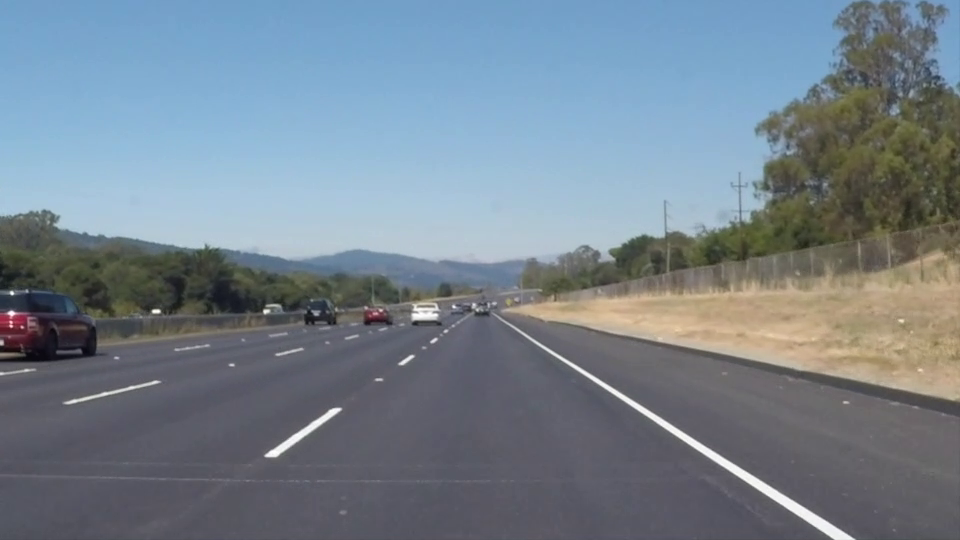
#> input picture frame 22 of test_videos/project_video01.mp4, 960 x 540 px, given in place of project_video02.mp4, which was not available
$ python videos_main.py
#> lines starting #> are read from the running program, lines starting #| are printed output that depends on the picture; after the words box and inside, x2 and y2 are one past the last pixel; in counts of white or black regions, pixels touching at a corner belong together; pictures that were not available may be replaced by others from this repository, and a replacement may not be noted
### Functions/ImageProcessing.py
import numpy
import cv2

def image_thresholding(Img, srcImgName = None):
    """
    Creates a tresholded binary image using Canny

    params:
        srcImgName - if given a value,
        thresholded image will be saved in output/.

    returns:
        treshBinImg
    """

    # converte image to grayscale
    gray = cv2.cvtColor(Img, cv2.COLOR_RGB2GRAY)

    # reduce noise
    blur = cv2.GaussianBlur(gray,(5,5), 1)

    # apply canny
    treshBinImg = cv2.Canny(blur, 50, 180)

    # save the final result if needed
    if srcImgName is not None:
        cv2.imwrite('output/thresholded_' + srcImgName, treshBinImg)

    return treshBinImg


def image_perspective(Img, srcImgName = None):
    """
    Changes the perspective into birds-eye view and returns it

    params:
        srcImgName - if given a value,
        image with changed perspective will be saved in output/.

    returns:
        transformedImg
    """

    # region of interest is handpicked with this coordinates
    topL = (560, 450)
    topR = (750, 450)
    botL = (0, 720)
    botR = (1280, 720)

    cord1 = numpy.float32([topL, botL, topR, botR])
    cord2 = numpy.float32([[0,0], [0,720], [1280, 0], [1280, 720]])

    # matrix for normal -> birds-eye
    matrix = cv2.getPerspectiveTransform(cord1, cord2)

    # transform perspective of an image using matrix
    transformedImg = cv2.warpPerspective(Img, matrix, (1280, 720))

    # save the final result if needed
    if srcImgName is not None:
        cv2.imwrite('output/birds-eye_' + srcImgName, transformedImg)

    return transformedImg


### Functions/LaneIdentifying.py
import numpy
import cv2

def lane_identifying(Img, srcImgName = None):
    """
    Identify lane-line pixels using the sliding window technique

    params:
        srcImgName - if given a value,
        image with sliding window will be saved in output/.

    returns:
        LeftX, RightX, LeftY, RightY
    """

    windowSize = 10
    windowWidth = 50
    Y = 720

    copyImg = Img.copy()

    # get histogram of the picture
    histogramVal = numpy.sum(Img[Img.shape[0]//2:, :], axis=0)

    # find the middle point, left and right high peaks
    midpoint = int(histogramVal.shape[0]/2)
    left_base = numpy.argmax(histogramVal[:midpoint])
    right_base = numpy.argmax(histogramVal[midpoint:]) + midpoint

    # list to save coordinates
    LeftX = []
    LeftY = []
    RightX = []
    RightY = []

    # starting from bottom of the picture (720 pix) and moving up by window size (10 pix)
    while Y > 0:

        # left lane
        img = copyImg[Y-windowSize:Y, left_base-windowWidth:left_base+windowWidth]
        contours, _ = cv2.findContours(img, cv2.RETR_EXTERNAL, cv2.CHAIN_APPROX_SIMPLE)
        for contour in contours:
            M = cv2.moments(contour)
            if M["m00"] != 0:
                cx = int(M["m10"]/M["m00"])
                left_base = left_base - windowWidth + cx

        # right lane
        img = copyImg[Y-windowSize:Y, right_base-windowWidth:right_base+windowWidth]
        contours, _ = cv2.findContours(img, cv2.RETR_TREE, cv2.CHAIN_APPROX_SIMPLE)
        for contour in contours:
            M = cv2.moments(contour)
            if M["m00"] != 0:
                cx = int(M["m10"]/M["m00"])
                right_base = right_base - windowWidth + cx

        # save the results as rectangles on the picture, and as coordinates
        cv2.rectangle(copyImg, (left_base-windowWidth, Y), (left_base+windowWidth, Y-windowSize), (255,255,255), 2)
        LeftX.append(left_base)
        LeftY.append(Y)
        cv2.rectangle(copyImg, (right_base-windowWidth, Y), (right_base+windowWidth, Y-windowSize), (255,255,255), 2)
        RightX.append(right_base)
        RightY.append(Y)

        Y -= windowSize

    # save the final result if needed
    if srcImgName is not None:
        cv2.imwrite('output/identified_' + srcImgName, copyImg)

    return LeftX, RightX, LeftY, RightY


### videos_main.py
import Functions.CameraCalibration as correc
import Functions.ImageProcessing as procc
import Functions.LaneIdentifying as idden
import Functions.VehicleCalculations as vehhic
import numpy
import cv2


if __name__=="__main__":

    cap = cv2.VideoCapture('test_videos/project_video02.mp4')

    prevL=None
    prevR=None

    while cap.isOpened():
        ret, img = cap.read()
#> img is the input picture: shape (540, 960, 3); mean B, G, R 141.9, 130.7, 117.7
        if not ret: break

        # 1. Distortion correction
        # load calibrated camera parameters
        calibration = numpy.load('calib.npz')
#> (reads calib.npz from the repository)
        mtx = calibration['mtx']
        dist = calibration['dist']
        rvecs = calibration['rvecs']
        tvecs = calibration['tvecs']

        # load one of the original distorted images
        img = cv2.resize(img, (1280, 720))
#> img: shape (720, 1280, 3)
        h, w = img.shape[:2]
#> h = 720; w = 1280

        # obtain the new camera matrix
        newcameraMtx, roi = cv2.getOptimalNewCameraMatrix(mtx, dist, (w, h), 1, (w, h))
#> roi = (45, 55, 1203, 621)

        # undistort the original image
        undistortedImg = cv2.undistort(img, mtx, dist, None, newcameraMtx)
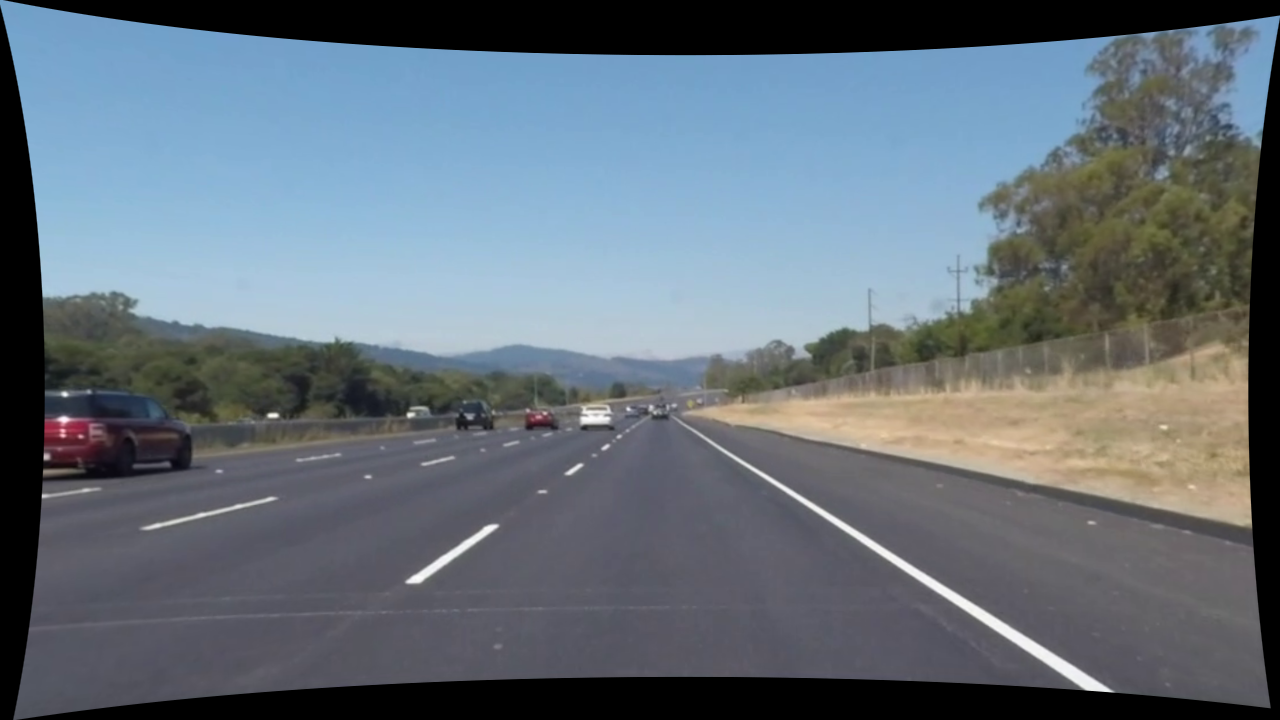
#> undistortedImg: shape (720, 1280, 3); mean B, G, R 121.1, 111.4, 100.2

        # 2. Thresholded binary image
        treshBinImg = procc.image_thresholding(undistortedImg)
#> in image_thresholding, `gray = cv2.cvtColor(Img, cv2.COLOR_RGB2GRAY)`:
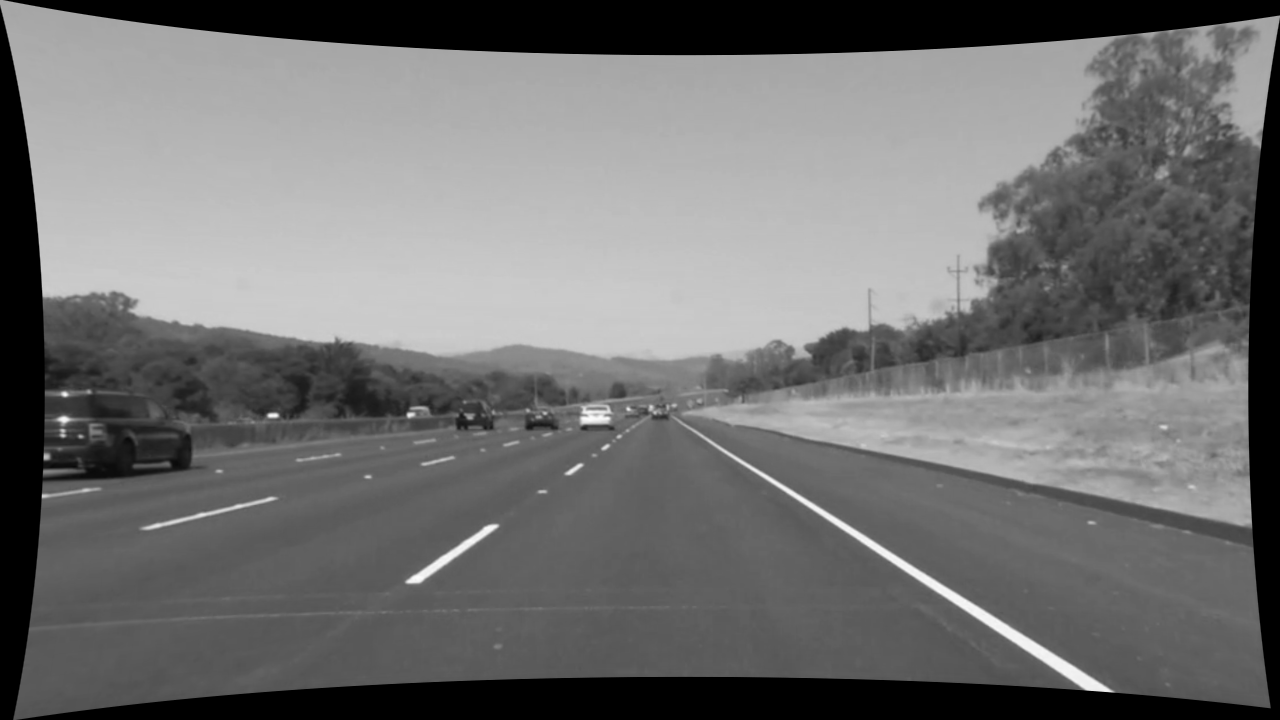
#> gray: shape (720, 1280); min 0, max 253, mean 113.1
#> in image_thresholding, `treshBinImg = cv2.Canny(blur, 50, 180)`:
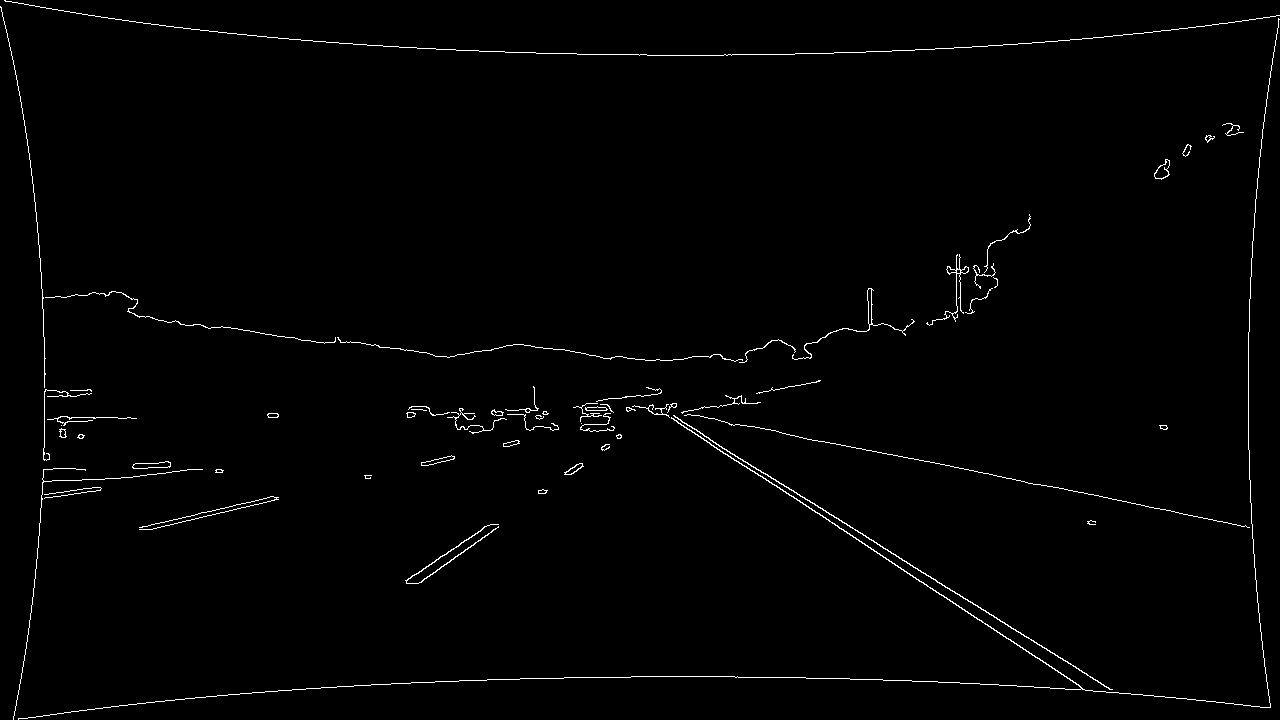
#> treshBinImg: shape (720, 1280); 1.1% white in thin lines or dots

        # 3. Perspective transformation
        transformedImg = procc.image_perspective(treshBinImg)
#> in image_perspective, `transformedImg = cv2.warpPerspective(Img, matrix, (1280, 720))`:
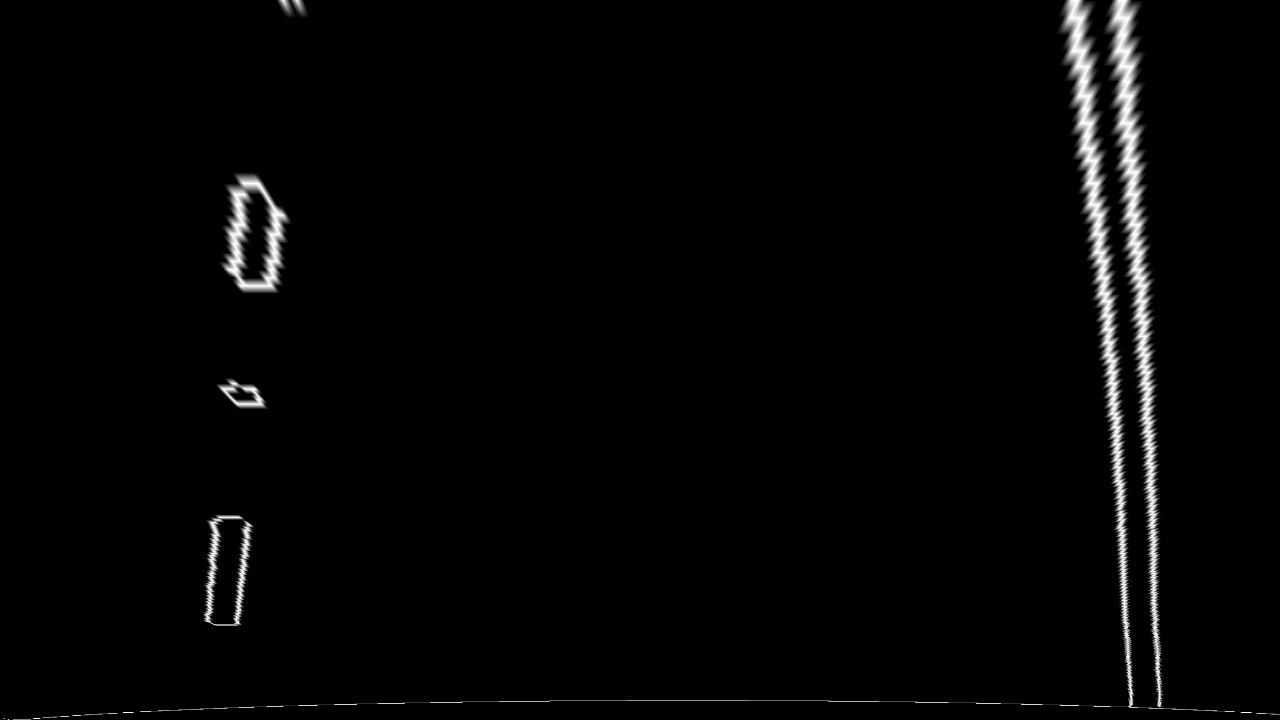
#> transformedImg: shape (720, 1280); min 0, max 255, mean 5.3

        # 4. Identify lane-line pixels


        lx, rx, ly, ry = idden.lane_identifying(transformedImg)
#> in lane_identifying, `histogramVal = numpy.sum(Img[Img.shape[0]//2:, :], axis=0)`: histogramVal = 1280 values, max 46256 at index 1152, min 0 at index 0, mean 1329.1
#> in lane_identifying, `left_base = numpy.argmax(histogramVal[:midpoint])`: left_base = 211
#> in lane_identifying, `right_base = numpy.argmax(histogramVal[midpoint:]) + midpoint`: right_base = 1152
#> the loop in lane_identifying, `while Y > 0:` made 72 passes
#> after the loop in lane_identifying, `while Y > 0:`:
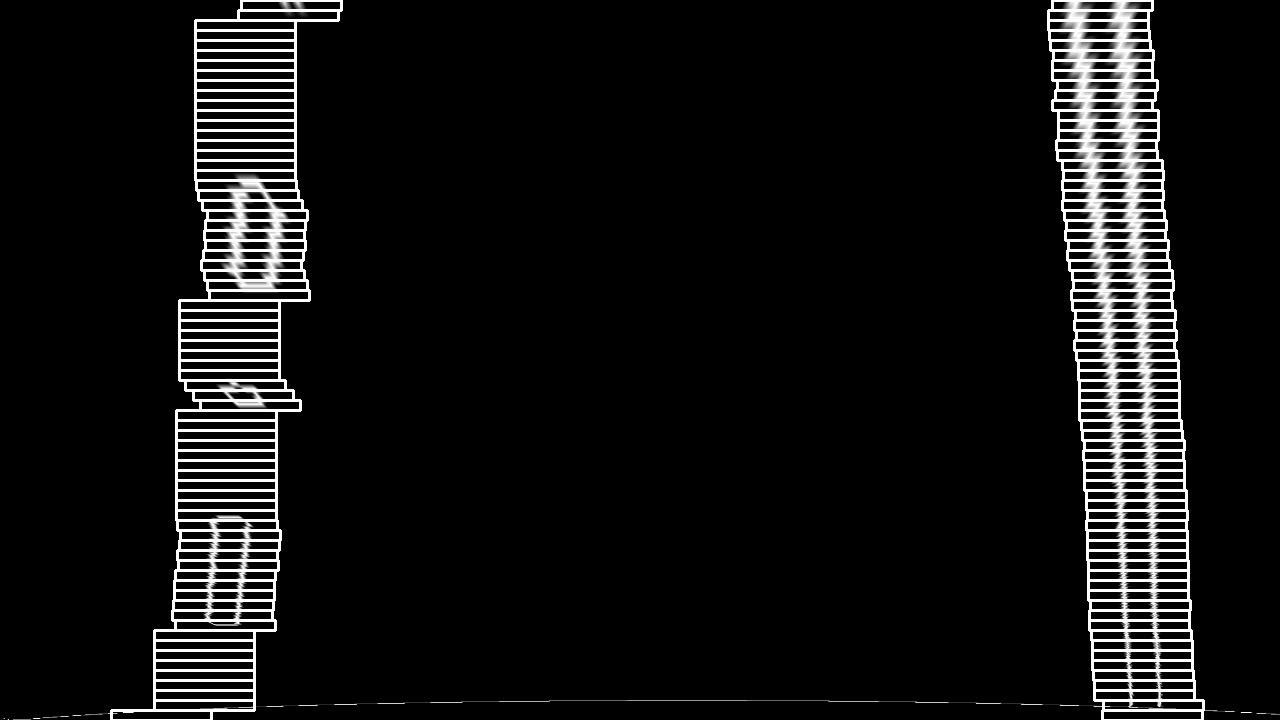
#> copyImg: shape (720, 1280); 5.56% of pixels changed, all inside (x1, y1, x2, y2) = (110, 0, 1205, 720)
#> after the loop in lane_identifying, `while Y > 0:`: LeftX = 72 values, max 291 at index 71, min 161 at index 0, mean 234.2; LeftY = 72 values, max 720 at index 0, min 10 at index 71, mean 365; RightX = 72 values, max 1153 at index 1, min 1098 at index 69, mean 1124.5; RightY has the same summary as LeftY; Y = 0; left_base = 291; right_base = 1102
#> lx has the same summary as LeftX in lane_identifying; rx has the same summary as RightX in lane_identifying; ly has the same summary as LeftY in lane_identifying; ry has the same summary as LeftY in lane_identifying


        # Fit polynomial to left lane
        left_poly = numpy.polyfit(ly, lx, 2)
#> left_poly = [-8.73e-05, -0.0132, 254.4]
        plot_y = numpy.linspace(720, 450)
        left_fit_x = left_poly[0] * plot_y**2 + left_poly[1] * plot_y + left_poly[2]
#> left_fit_x = 50 values from 199.7 to 230.8

        # Fit polynomial to right lane
        right_poly = numpy.polyfit(ry, rx, 2)
#> right_poly = [-3.42e-05, 0.0944, 1096.1]
        plot_y = numpy.linspace(720, 450)
        right_fit_x = right_poly[0] * plot_y**2 + right_poly[1] * plot_y + right_poly[2]
#> right_fit_x = 50 values, max 1146.3 at index 0, min 1131.6 at index 49, mean 1139.3

        # 5. Determine curvature and vehicle position
        img = cv2.resize(img, (1280, 720))
        h, w = img.shape[:2]

        # obtain the new camera matrix
        newcameraMtx, roi = cv2.getOptimalNewCameraMatrix(mtx, dist, (w, h), 1, (w, h))

        # undistort the original image
        undistortedImg = cv2.undistort(img, mtx, dist, None, newcameraMtx)
#> (the run stopped early here; a loop or call above may not have finished)
